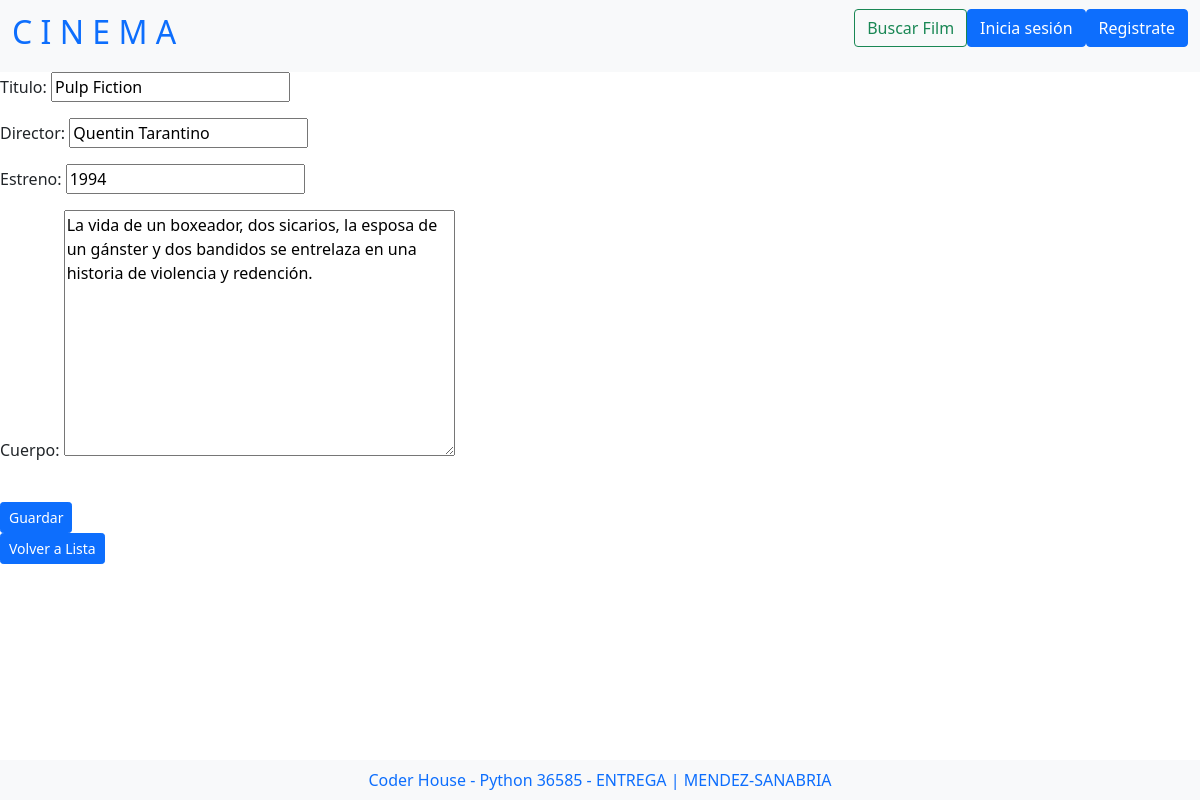
The page /reviews/editar/4/ (signed in) on the database its author committed.
### reviews/models.py (models this page shows, shortened)
class ReviewModel(models.Model):
    titulo = models.CharField(max_length=100)
    director = models.CharField(max_length=100)
    estreno = models.CharField(max_length=100)
    cuerpo = models.TextField()
    autor = models.ForeignKey(User, on_delete=models.CASCADE)
    fecha_creacion = models.DateField(auto_now_add=True)

### reviews/views.py (the view)
# urls.py: path('editar/<pk>/', views.ReviewUpdate.as_view(), name ="review_update"),
class ReviewUpdate(LoginRequiredMixin, UserPassesTestMixin, UpdateView):
    model = ReviewModel
    success_url = reverse_lazy("reviews_list")
    fields = ["titulo", "director", "estreno", "cuerpo"]
    def test_func(self):
        exist = ReviewModel.objects.filter(autor=self.request.user.id, id=self.kwargs['pk'])
        return True if exist else False

### reviews/templates/reviews/reviewmodel_form.html (shortened to what this page needs)
{% extends "reviews/reviews_inicio.html" %}
{% block content %}
<form method="post">
    {{ form.as_p }}
    <br>
    <input class="btn btn-primary btn-sm" type="submit" value="Guardar">
</form>
<a class="btn btn-primary btn-sm" role="button" href="{% url 'reviews_list' %}">Volver a Lista</a>
{% endblock %}

### rows shown on the page
ReviewModel: titulo "Pulp Fiction", director "Quentin Tarantino", estreno "1994", cuerpo "La vida de un boxeador, dos sicarios, la esposa de un gánster y dos bandidos se entrelaza en una historia de violencia y redención."
